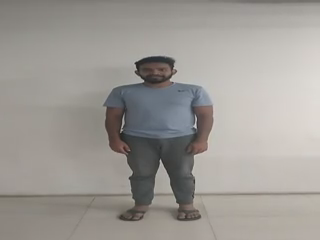
#> input picture frame 30 of input_small.mp4, 320 x 240 px, given in place of hand_raise.mp4, which was not available
$ python video.py
#> lines starting #> are read from the running program, lines starting #| are printed output that depends on the picture
import cv2
import imutils

cap = cv2.VideoCapture("hand_raise.mp4")
out_video = cv2.VideoWriter('test.avi',cv2.VideoWriter_fourcc(*'DIVX'), 10, (1920, 1080))

status = True

while status:
#for k in range(10):
    status, frame = cap.read()
#> frame is the input picture: shape (240, 320, 3); mean B, G, R 148.9, 153.6, 157.4
    frame1 = imutils.rotate(frame,270)
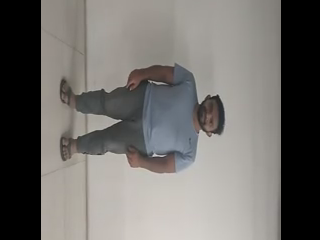
#> frame1: shape (240, 320, 3); mean B, G, R 108.1, 111.4, 113.9
    out_video.write(frame1)

out_video.release()
cap.release()

$ run again, starting later in the video
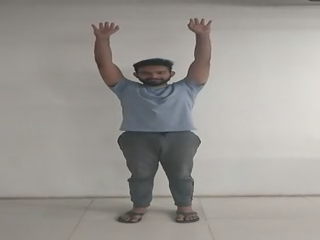
#> input picture frame 138 of input_small.mp4, 320 x 240 px, given in place of hand_raise.mp4, which was not available
#> frame is the input picture: shape (240, 320, 3); mean B, G, R 147.8, 152, 155.2
#> `frame1 = imutils.rotate(frame,270)`:
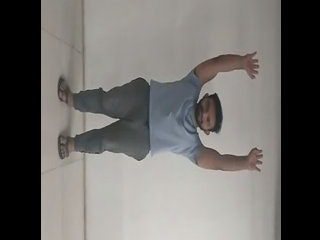
#> frame1: shape (240, 320, 3); mean B, G, R 107, 109.9, 112.2

$ run again, starting later in the video
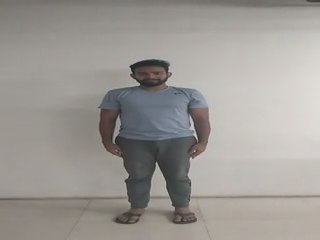
#> input picture frame 246 of input_small.mp4, 320 x 240 px, given in place of hand_raise.mp4, which was not available
#> frame is the input picture: shape (240, 320, 3); mean B, G, R 148.7, 153, 156.6
#> `frame1 = imutils.rotate(frame,270)`:
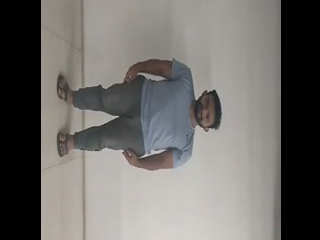
#> frame1: shape (240, 320, 3); mean B, G, R 108, 110.9, 113.4
